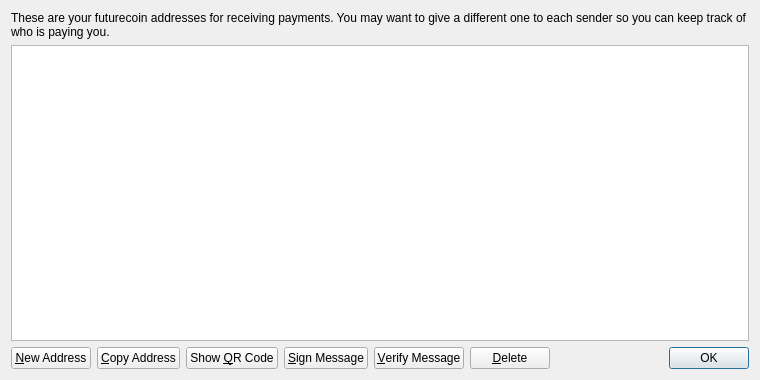
<?xml version="1.0" encoding="UTF-8"?>
<ui version="4.0">
 <class>AddressBookPage</class>
 <widget class="QWidget" name="AddressBookPage">
  <property name="geometry">
   <rect>
    <x>0</x>
    <y>0</y>
    <width>760</width>
    <height>380</height>
   </rect>
  </property>
  <property name="windowTitle">
   <string>Address Book</string>
  </property>
  <layout class="QVBoxLayout" name="verticalLayout">
   <item>
    <widget class="QLabel" name="labelExplanation">
     <property name="text">
      <string>These are your futurecoin addresses for receiving payments. You may want to give a different one to each sender so you can keep track of who is paying you.</string>
     </property>
     <property name="textFormat">
      <enum>Qt::PlainText</enum>
     </property>
     <property name="wordWrap">
      <bool>true</bool>
     </property>
    </widget>
   </item>
   <item>
    <widget class="QTableView" name="tableView">
     <property name="contextMenuPolicy">
      <enum>Qt::CustomContextMenu</enum>
     </property>
     <property name="toolTip">
      <string>Double-click to edit address or label</string>
     </property>
     <property name="tabKeyNavigation">
      <bool>false</bool>
     </property>
     <property name="alternatingRowColors">
      <bool>true</bool>
     </property>
     <property name="selectionMode">
      <enum>QAbstractItemView::SingleSelection</enum>
     </property>
     <property name="selectionBehavior">
      <enum>QAbstractItemView::SelectRows</enum>
     </property>
     <property name="sortingEnabled">
      <bool>true</bool>
     </property>
     <attribute name="verticalHeaderVisible">
      <bool>false</bool>
     </attribute>
    </widget>
   </item>
   <item>
    <layout class="QHBoxLayout" name="horizontalLayout">
     <item>
      <widget class="QPushButton" name="newAddressButton">
       <property name="toolTip">
        <string>Create a new address</string>
       </property>
       <property name="text">
        <string>&amp;New Address</string>
       </property>
       <property name="icon">
        <iconset resource="../bitcoin.qrc">
         <normaloff>:/icons/add</normaloff>:/icons/add</iconset>
       </property>
      </widget>
     </item>
     <item>
      <widget class="QPushButton" name="copyToClipboard">
       <property name="toolTip">
        <string>Copy the currently selected address to the system clipboard</string>
       </property>
       <property name="text">
        <string>&amp;Copy Address</string>
       </property>
       <property name="icon">
        <iconset resource="../bitcoin.qrc">
         <normaloff>:/icons/editcopy</normaloff>:/icons/editcopy</iconset>
       </property>
      </widget>
     </item>
     <item>
      <widget class="QPushButton" name="showQRCode">
       <property name="text">
        <string>Show &amp;QR Code</string>
       </property>
       <property name="icon">
        <iconset resource="../bitcoin.qrc">
         <normaloff>:/icons/qrcode</normaloff>:/icons/qrcode</iconset>
       </property>
      </widget>
     </item>
     <item>
      <widget class="QPushButton" name="signMessage">
       <property name="toolTip">
        <string>Sign a message to prove you own a futurecoin address</string>
       </property>
       <property name="text">
        <string>&amp;Sign Message</string>
       </property>
       <property name="icon">
        <iconset resource="../bitcoin.qrc">
         <normaloff>:/icons/edit</normaloff>:/icons/edit</iconset>
       </property>
      </widget>
     </item>
     <item>
      <widget class="QPushButton" name="verifyMessage">
       <property name="toolTip">
        <string>Verify a message to ensure it was signed with a specified futurecoin address</string>
       </property>
       <property name="text">
        <string>&amp;Verify Message</string>
       </property>
       <property name="icon">
        <iconset resource="../bitcoin.qrc">
         <normaloff>:/icons/transaction_0</normaloff>:/icons/transaction_0</iconset>
       </property>
      </widget>
     </item>
     <item>
      <widget class="QPushButton" name="deleteButton">
       <property name="toolTip">
        <string>Delete the currently selected address from the list. Only sending addresses can be deleted.</string>
       </property>
       <property name="text">
        <string>&amp;Delete</string>
       </property>
       <property name="icon">
        <iconset resource="../bitcoin.qrc">
         <normaloff>:/icons/remove</normaloff>:/icons/remove</iconset>
       </property>
      </widget>
     </item>
     <item>
      <spacer name="horizontalSpacer">
       <property name="orientation">
        <enum>Qt::Horizontal</enum>
       </property>
       <property name="sizeHint" stdset="0">
        <size>
         <width>40</width>
         <height>20</height>
        </size>
       </property>
      </spacer>
     </item>
     <item>
      <widget class="QDialogButtonBox" name="buttonBox">
       <property name="sizePolicy">
        <sizepolicy hsizetype="Maximum" vsizetype="Fixed">
         <horstretch>0</horstretch>
         <verstretch>0</verstretch>
        </sizepolicy>
       </property>
       <property name="standardButtons">
        <set>QDialogButtonBox::Ok</set>
       </property>
      </widget>
     </item>
    </layout>
   </item>
  </layout>
 </widget>
 <resources>
  <include location="../bitcoin.qrc"/>
 </resources>
 <connections/>
</ui>
